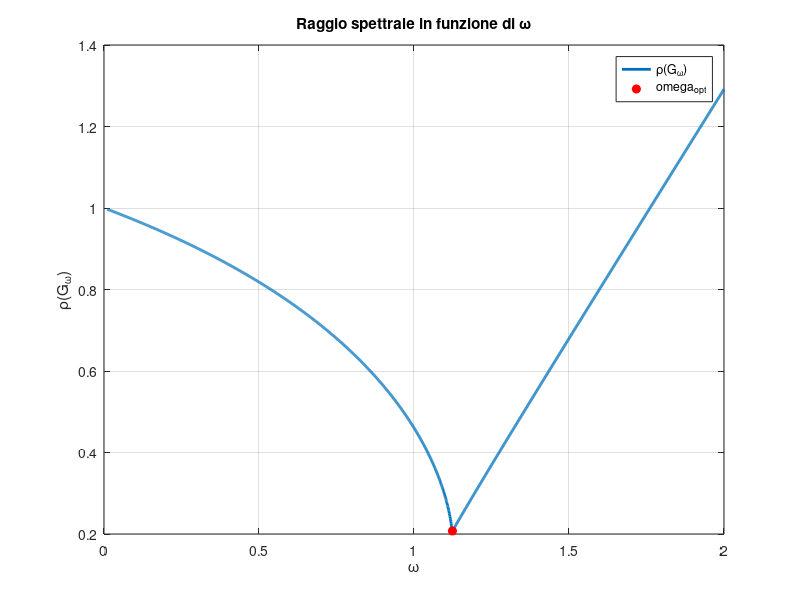

This chart was generated by the following MATLAB code: (Note: this script raises an error after producing the figure.)
clc;
clear;
close all;

% Dati del problema
A = [1, -1/4, 1/3, 0;
    -1, 2, 0, 1/2;
     2, 1, 3, -1/3;
    -1, -2, -4, 7];
b = [1; 0; -2; 0];
x0 = zeros(4,1);
epsilon = 1e-10;
Nmax = 1000;
m = 1000; % Per la discretizzazione di omega

% Decomposizione matrice
D = diag(diag(A));
E = -tril(A, -1);
F = -triu(A, 1);

% (a) Calcolo rho(G_omega) per omega in (0,2)
omega_values = linspace(0.01, 2, 2*m);
rho_values = zeros(size(omega_values));

for i = 1:length(omega_values)
    omega = omega_values(i);
    M = (1/omega)*D - E;
    N = ((1-omega)/omega)*D + F;
    G_omega = M \ N;
    rho_values(i) = max(abs(eig(G_omega)));
end

% Trova omega ottimale
[rho_min, idx_min] = min(rho_values);
omega_opt = omega_values(idx_min);

% Grafico
figure;
plot(omega_values, rho_values, 'LineWidth', 2);
xlabel('\omega');
ylabel('\rho(G_\omega)');
title('Raggio spettrale in funzione di \omega');
grid on;
hold on;
plot(omega_opt, rho_min, 'ro', 'MarkerFaceColor','r');
legend('\rho(G_\omega)', 'omega_{opt}');
hold off;

fprintf('Omega ottimale: %.4f\n', omega_opt);
fprintf('Raggio spettrale minimo: %.4f\n', rho_min);

% (b) Calcolo rho(G) per omega=1 e omega=omega_opt
% Omega = 1 (Gauss-Seidel)
M1 = (1/1)*D - E;
N1 = ((1-1)/1)*D + F;
G1 = M1 \ N1;
rho1 = max(abs(eig(G1)));
fprintf('Rho(G) per omega=1: %.4f\n', rho1);

% Omega = omega_opt
Mopt = (1/omega_opt)*D - E;
Nopt = ((1-omega_opt)/omega_opt)*D + F;
Gopt = Mopt \ Nopt;
rho_opt = max(abs(eig(Gopt)));
fprintf('Rho(G) per omega_opt: %.4f\n', rho_opt);

% (c) 10 iterazioni Gauss-Seidel e SOR(omega_opt)

% Metodo Gauss-Seidel
X_GS = zeros(4,10);
x_current = x0;
for k = 1:10
    [x_current, ~, ~] = metodo_SOR(A, b, 1, epsilon, x_current, 1);
    X_GS(:,k) = x_current;
end

% Metodo SOR con omega_opt
X_SOR = zeros(4,10);
x_current = x0;
for k = 1:10
    [x_current, ~, ~] = metodo_SOR(A, b, omega_opt, epsilon, x_current, 1);
    X_SOR(:,k) = x_current;
end

% Soluzione esatta
x_exact = A\b;

% Errori
norm_GS = vecnorm(X_GS - x_exact);
norm_SOR = vecnorm(X_SOR - x_exact);

% Tabelle
disp('Iterazioni Gauss-Seidel:');
disp(X_GS);

disp('Iterazioni SOR con omega_opt:');
disp(X_SOR);

% === Calcolo norma infinito ===
norminf_GS = zeros(1, 10);
norminf_SOR = zeros(1, 10);

for k = 1:10
    norminf_GS(k) = norm(X_GS(:,k) - x_exact, inf);
    norminf_SOR(k) = norm(X_SOR(:,k) - x_exact, inf);
end

% Grafico errori
figure;
semilogy(1:10, norminf_GS, '-o', 'LineWidth', 2);
hold on;
semilogy(1:10, norminf_SOR, '-x', 'LineWidth', 2);
xlabel('Numero di iterazioni');
ylabel('Norma errore ||x_k - x||_\infty');
legend('Gauss-Seidel', 'SOR \omega_{opt}');
title('Confronto convergenza tra Gauss-Seidel e SOR');
grid on;
hold off;

% Stampa norme infinito
disp('Norma infinito Gauss-Seidel:');
disp(norminf_GS);

disp('Norma infinito SOR con omega_opt:');
disp(norminf_SOR);